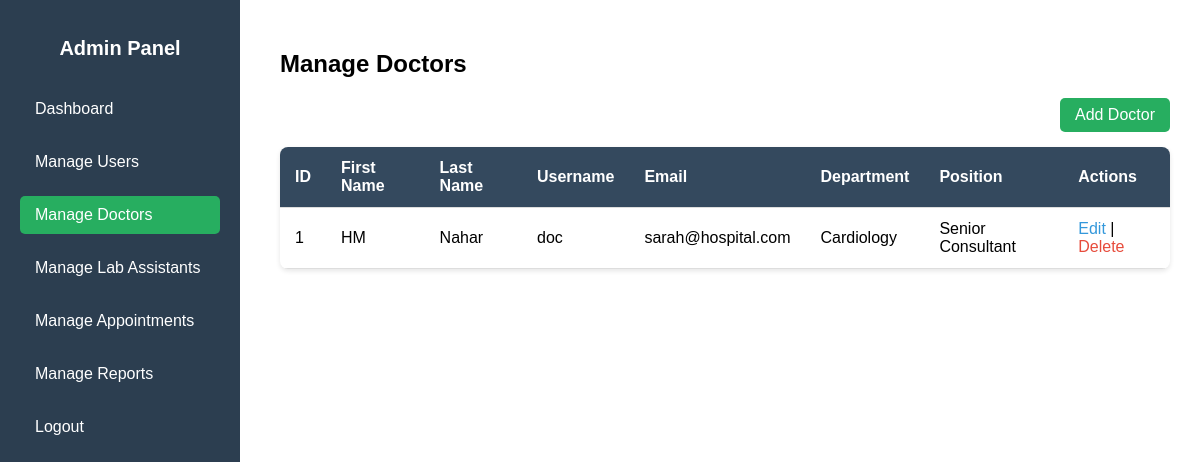
The page /admin/manage-doctors.php (signed in) on the database its author committed.
### tables this page shows
CREATE TABLE `doctors` (
  `id` int(11) NOT NULL,
  `user_id` int(11) NOT NULL,
  `department` varchar(50) NOT NULL,
  `position` varchar(50) NOT NULL,
  `created_at` timestamp NOT NULL DEFAULT current_timestamp()
);

CREATE TABLE `users` (
  `id` int(11) NOT NULL,
  `first_name` varchar(15) NOT NULL,
  `last_name` varchar(15) NOT NULL,
  `username` varchar(50) NOT NULL,
  `email` varchar(100) NOT NULL,
  `password` varchar(255) NOT NULL,
  `role` enum('admin','doctor','patient','lab') DEFAULT 'patient',
  `created_at` timestamp NOT NULL DEFAULT current_timestamp()
);

### admin/manage-doctors.php (the view, shortened to what this page needs)
<?php
include "../db/connection.php";
include "../includes/admin-sidebar.php";
$sql = "SELECT d.id, u.first_name, u.last_name, u.username, u.email, d.department, d.position
        FROM doctors d
        JOIN users u ON d.user_id = u.id
        WHERE u.role = 'doctor'";
$stmt = $conn->prepare($sql);
$stmt->execute();
$doctors = $stmt->fetchAll(PDO::FETCH_ASSOC);
?>
<link rel="stylesheet" href="../css/navbar.css">
<link rel="stylesheet" href="../css/admin-dashboard.css">
<div class="admin-content">
    <h2>Manage Doctors</h2>
    <a href="#" class="btn add-btn" id="openAddModal">Add Doctor</a>
    <table>
        <thead>
        <tr>
            <th>ID</th>
            <th>First Name</th>
            <th>Last Name</th>
            <th>Username</th>
            <th>Email</th>
            <th>Department</th>
            <th>Position</th>
            <th>Actions</th>
        </tr>
        </thead>
        <tbody>
        <?php if(count($doctors) > 0): ?>
            <?php foreach($doctors as $row): ?>
                <tr>
                    <td><?= $row['id'] ?></td>
                    <td><?= $row['first_name'] ?></td>
                    <td><?= $row['last_name'] ?></td>
                    <td><?= $row['username'] ?></td>
                    <td><?= $row['email'] ?></td>
                    <td><?= $row['department'] ?></td>
                    <td><?= $row['position'] ?></td>
                    <td>
                        <a href="#" class="edit-btn">Edit</a> |
                        <a href="?delete_id=<?= $row['id'] ?>" class="delete-btn" onclick="return confirm('Are you sure you want to delete this doctor?')">Delete</a>
                    </td>
                </tr>
            <?php endforeach; ?>
        <?php else: ?>
            <tr><td colspan="8">No doctors found.</td></tr>
        <?php endif; ?>
        </tbody>
    </table>
</div>

### css/admin-dashboard.css (style rules this page uses)
.admin-content { margin-left: 240px; padding: 30px; flex: 1; }
.admin-content { margin-left: 250px; padding: 30px; }
.admin-content h2 { margin-bottom: 20px; }
.add-btn { display: inline-block; margin-bottom: 15px; padding: 8px 15px; background-color: #27ae60; color: #fff; text-decoration: none; border-radius: 5px; float: right; }
table { width: 100%; border-collapse: collapse; background: #fff; border-radius: 8px; overflow: hidden; box-shadow: 0 2px 5px rgba(0,0,0,0.1); margin-top: 10px; }
table th, table td { padding: 12px 15px; text-align: left; border-bottom: 1px solid #ddd; }
table th { background-color: #34495e; color: #fff; }
table a.edit-btn { color: #3498db; text-decoration: none; }
table a.delete-btn { color: #e74c3c; text-decoration: none; }

### rows shown on the page
doctors: id "1", user.first_name "HM", user.last_name "Nahar", user.username "doc", user.email "sarah@hospital.com", department "Cardiology", position "Senior Consultant"
